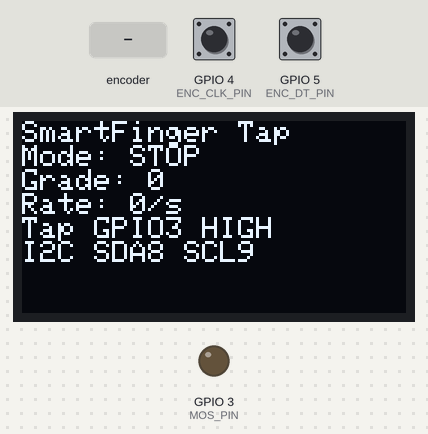
Bench run of a program on a simulated ESP32-C3. Parts: 128×64 one-colour display, output pins drawn as LEDs (lit = HIGH). Dashed ring = blinking. The test bench sets the inputs (shaded band); at power-on: GPIO 4 (ENC_CLK_PIN) HIGH, GPIO 5 (ENC_DT_PIN) HIGH. What the program prints to the serial monitor is not drawn.

Above: at 1.5 s.
1.6 s: rotary encoder on GPIO 4 (ENC_CLK_PIN) / GPIO 5 (ENC_DT_PIN) turned 1 step (first pin leading)
At 2.06 s:
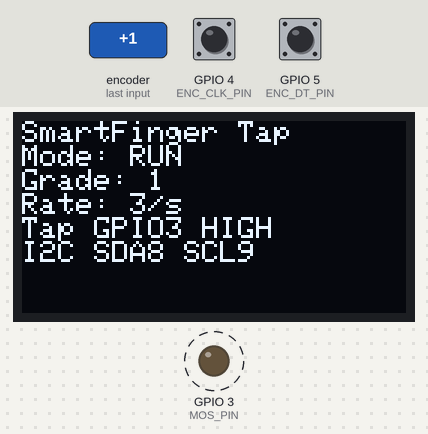
3.6 s: rotary encoder on GPIO 4 (ENC_CLK_PIN) / GPIO 5 (ENC_DT_PIN) turned 2 steps (second pin leading)
At 5.0 s:
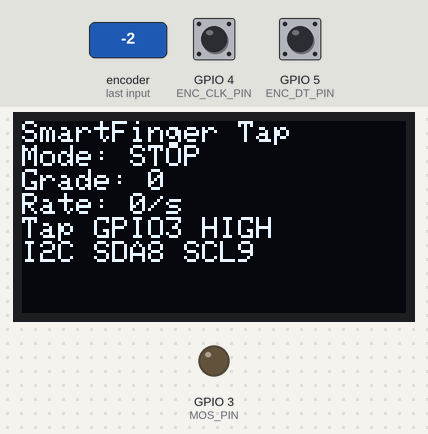
5.5 s: rotary encoder on GPIO 4 (ENC_CLK_PIN) / GPIO 5 (ENC_DT_PIN) turned 3 steps (first pin leading)
At 5.62 s:
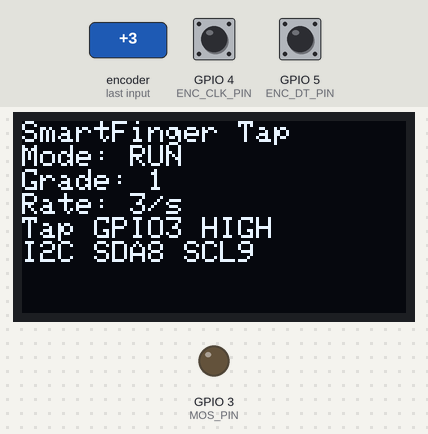
Timing chart, 0 to 13.6 s (numbered marks = the images above; inputs shaded):
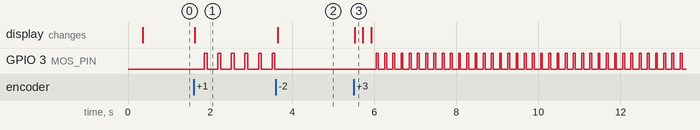

Measured:
- after the input at 1.6 s, GPIO 3 (MOS_PIN): alternates HIGH for 0.07 s and LOW for 0.26 s, starting after 0.26 s; the display: changes at once (image 1)
- after the input at 3.6 s, GPIO 3 (MOS_PIN): stops changing and stays LOW; the display: changes after 0.05 s (image 2)
- after the input at 5.5 s, GPIO 3 (MOS_PIN): alternates HIGH for 0.04 s and LOW for 0.15 s, starting after 0.56 s; the display: changes at once (image 3)

The program:

main.cpp
```cpp
#include <Arduino.h>
#include <Wire.h>
#include <Adafruit_GFX.h>
#include <Adafruit_SSD1306.h>

constexpr int MOS_PIN = 3;
constexpr int ENC_CLK_PIN = 4;
constexpr int ENC_DT_PIN = 5;
constexpr int OLED_SDA_PIN = 8;
constexpr int OLED_SCL_PIN = 9;
constexpr int OLED_WIDTH = 128;
constexpr int OLED_HEIGHT = 64;
constexpr int OLED_RESET_PIN = -1;
constexpr uint8_t OLED_ADDRESS = 0x3C;
constexpr int TAP_ACTIVE_LEVEL = HIGH;
constexpr int TAP_IDLE_LEVEL = LOW;

struct ClickProfile {
  uint16_t tapMs;
  uint16_t restMs;
  uint8_t rate;
};

constexpr ClickProfile CLICK_PROFILES[] = {
  {0, 0, 0},
  {70, 260, 3},
  {55, 195, 4},
  {45, 155, 5},
  {35, 105, 7},
  {25, 75, 10},
};

Adafruit_SSD1306 display(OLED_WIDTH, OLED_HEIGHT, &Wire, OLED_RESET_PIN);

int grade = 0;
int lastClkState = HIGH;
bool tapping = false;
unsigned long phaseStartedMs = 0;

const ClickProfile& currentProfile() {
  return CLICK_PROFILES[grade];
}

void releaseTap() {
  digitalWrite(MOS_PIN, TAP_IDLE_LEVEL);
  tapping = false;
}

void startTap() {
  digitalWrite(MOS_PIN, TAP_ACTIVE_LEVEL);
  tapping = true;
}

void drawStatusScreen() {
  const ClickProfile& profile = currentProfile();
  display.clearDisplay();
  display.setTextColor(SSD1306_WHITE);
  display.setTextSize(1);
  display.setCursor(0, 0);
  display.println("SmartFinger Tap");
  display.print("Mode: ");
  display.println(grade > 0 ? "RUN" : "STOP");
  display.print("Grade: ");
  display.println(grade);
  display.print("Rate: ");
  display.print(profile.rate);
  display.println("/s");
  display.print("Tap GPIO");
  display.print(MOS_PIN);
  display.println(" HIGH");
  display.println("I2C SDA8 SCL9");
  display.display();
}

void resetClickTiming() {
  releaseTap();
  phaseStartedMs = millis();
  drawStatusScreen();
}

void updateEncoder() {
  int clkState = digitalRead(ENC_CLK_PIN);
  if (clkState != lastClkState && clkState == LOW) {
    int dtState = digitalRead(ENC_DT_PIN);
    int delta = (dtState == HIGH) ? 1 : -1;
    int nextGrade = constrain(grade + delta, 0, 5);
    if (nextGrade != grade) {
      grade = nextGrade;
      resetClickTiming();
    }
  }
  lastClkState = clkState;
}

void updateTapOutput() {
  if (grade == 0) {
    releaseTap();
    return;
  }

  unsigned long now = millis();
  const ClickProfile& profile = currentProfile();

  if (!tapping && now - phaseStartedMs >= profile.restMs) {
    startTap();
    phaseStartedMs = now;
    return;
  }

  if (tapping && now - phaseStartedMs >= profile.tapMs) {
    releaseTap();
    phaseStartedMs = now;
  }
}

void setup() {
  Serial.begin(115200);
  delay(300);

  pinMode(ENC_CLK_PIN, INPUT_PULLUP);
  pinMode(ENC_DT_PIN, INPUT_PULLUP);
  pinMode(MOS_PIN, OUTPUT);
  releaseTap();
  lastClkState = digitalRead(ENC_CLK_PIN);

  Wire.begin(OLED_SDA_PIN, OLED_SCL_PIN);

  if (!display.begin(SSD1306_SWITCHCAPVCC, OLED_ADDRESS)) {
    Serial.println("OLED init failed. Check GND/VCC/SCL/SDA or I2C address.");
    return;
  }

  Serial.println("Tap MOS MVP init OK");
  drawStatusScreen();
}

void loop() {
  updateEncoder();
  updateTapOutput();
}
```
